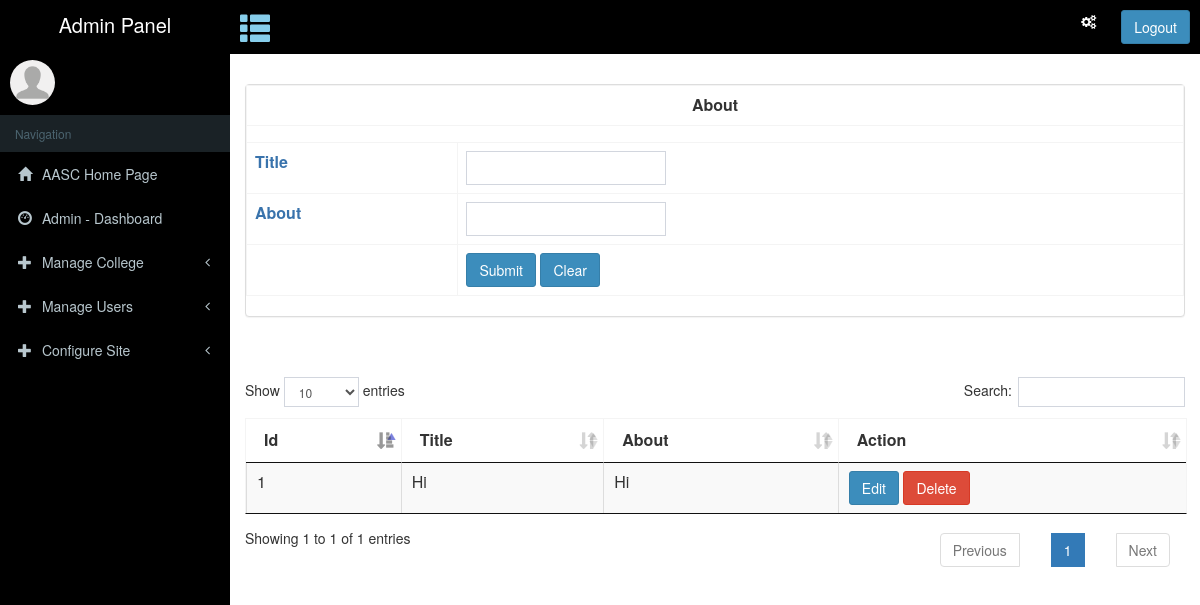
Page /account/configure-site/manage-about.php on the committed database.
### tables this page shows
CREATE TABLE `about` (
  `id` int(100) NOT NULL,
  `title` varchar(100) NOT NULL,
  `about` varchar(1000) NOT NULL
);

### account/configure-site/manage-about.php (the view, shortened to what this page needs)
<?php
include '../../connection.php';
?>
<!DOCTYPE html>
<html>
<head>
  <?php include '../../assets/dashboard-assets-css.php'; ?>
</head>
<body class="hold-transition skin-blue sidebar-mini">
<div class="wrapper">
            <?php include '../../navbar/dashboard-navbar.php';?>
        <?php include '../../sidebar/dashboard-left-sidebar.php';?>
  <div class="content-wrapper" style="background-color: #ffffff; ">
    <section class="content-header">
    </section>
    <section class="content">
    <div class="panel panel-default">
    <form method="post" action="manage-about.php">
      <table class="table table-bordered">
        <tr>
          <th colspan="4" class="panel-heading" style="font-weight: bold; text-align: center;"> About </th>
        </tr>
        <tr>
          <td align="center" colspan="4">
          </td>
        </tr>
        <tr>
          <td><span style="color: #3973ac; font-weight: bold; ">Title</td>
          <td><input type="text" name="txtadd" id="txtadd" class="form-control" style="width: 200px"></td>
        </tr>
        <tr>
          <td><span style="color: #3973ac; font-weight: bold; ">About</td>
          <td><input type="phone" name="txtphone" id="txtphone" class="form-control" style="width: 200px"></td>
        </tr>
        <tr>
         <td></td>
          <td align="left">
            <input type="submit" name="btnsubmit" id="btnsubmit" value="Submit" class="btn btn-primary">
            <input type="button" name="btnclear" id="btnclear" value="Clear" class="btn btn-primary">
          </td>
        </tr>
      </table>
      </form>
    </div>
    <br><br>
    <div>
      <table id="example" class="table table-striped table-bordered cell-border" cellspacing="0" width="100%">
        <thead>
          <tr>
            <th>Id</th>
            <th>Title</th>
            <th>About</th>
            <th>Action</th>
          </tr>
        </thead>
        <tbody>
<?php
              $get2 = mysqli_query($conn,"SELECT * FROM about");
              while($row2 = mysqli_fetch_array($get2))
              {
                $id=$row2['id'];
                $title=$row2['title'];
                $about=$row2['about'];
?>
        <div id="tbl_row">
          <tr>
            <td><?php echo $id; ?></td>
            <td><?php echo $title; ?></td>
            <td><?php echo $about; ?></td>
			<td>
              <input type="button" name="btnEdit" id="btnEdit" value="Edit" class="btn btn-primary" onclick="edit_row('<?php echo $id; ?>')">
              <input type="button" name="btnDelete" id="btnDelete" value="Delete" class="btn btn-danger" onclick="delete_row('<?php echo $id; ?>')">
            </td>
          </tr>
        </div>
<?php
              }
?>
        </tbody>
      </table>
    </div>
    </section>
  </div>
</div>
</body>
</html>

### assets/css/jAlert.css (style rules this page uses)
html,body { min-height: 100%; }

### rows in the picture
about: id "1", title "Hi", about "Hi"
